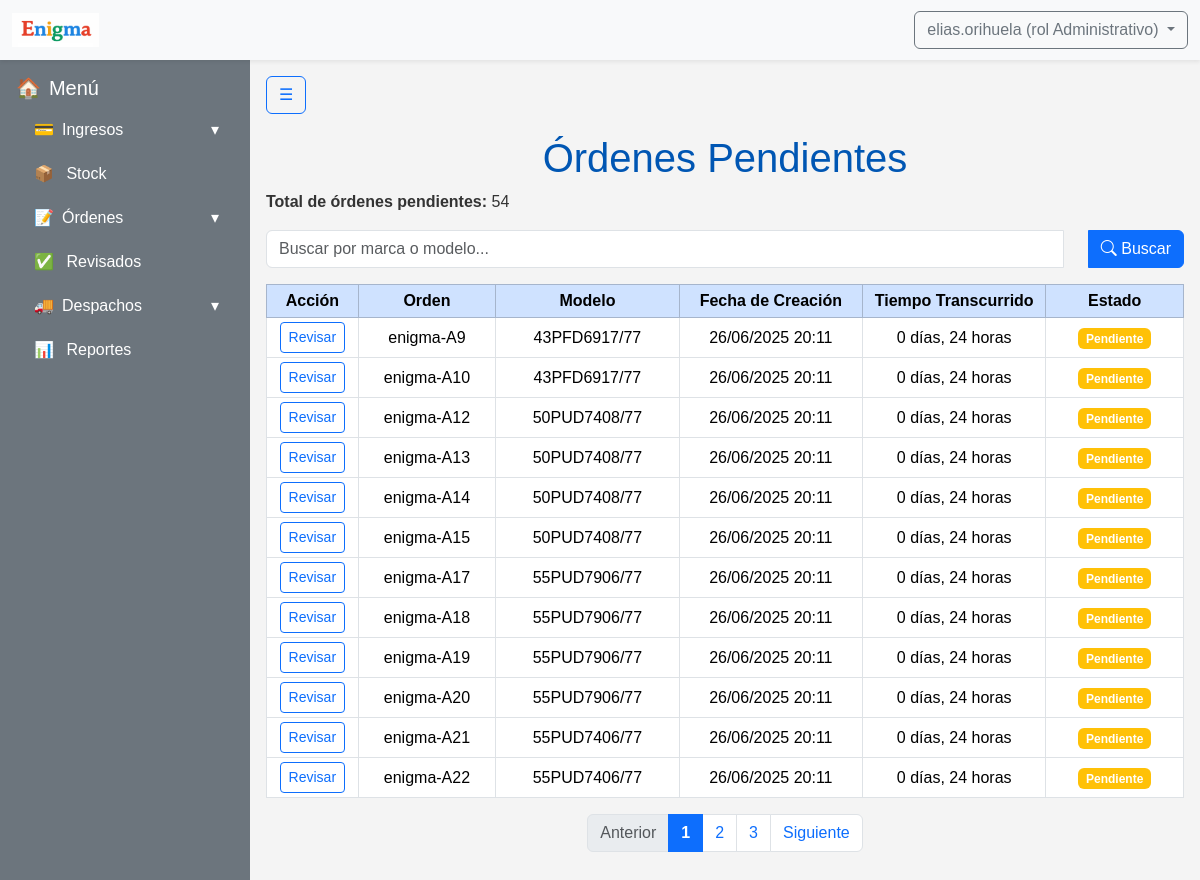
Screenshot of /ordenes/pendientes/ (signed in) with the database file from the repository.
### apps/usuarios/models.py (models this page shows, shortened)
class Usuarios(AbstractBaseUser):
    username = models.CharField('Nombre de usuario', unique= True, max_length=60)
    email = models.EmailField('Correo electronico', max_length=254, unique= True)
    nombre = models.CharField(max_length=50)
    apellido = models.CharField(max_length=50)
    rol = models.ForeignKey(Roles, on_delete=models.CASCADE)
    activo = models.BooleanField(default=True)
    is_admin = models.BooleanField(default = False)
    is_superuser = models.BooleanField(default=False)
    is_staff = models.BooleanField(default=False)
    objects = UsuariosManager()
    USERNAME_FIELD = 'username'
    REQUIRED_FIELDS = ['nombre', 'apellido', 'email'] #campos necesarios para crear la cuenta por consola

class Roles(models.Model):
    id = models.AutoField(primary_key=True)
    nombre = models.CharField(max_length=50)
    def __str__(self):
        return self.nombre

### apps/ingresos/models.py (models this page shows, shortened)
class Productos(models.Model):
    id = models.AutoField(primary_key=True)
    marca = models.CharField(max_length=30)
    modelo = models.CharField(max_length=50, unique=True)

### apps/ordenes/models.py (models this page shows, shortened)
class Ordenes(ModeloBaseConUsuario):  # HEREDA el usuario y el save()
    remito_id = models.ForeignKey('ingresos.Remitos', on_delete=models.CASCADE)
    equipo_id = models.ForeignKey('Equipos', on_delete=models.CASCADE)
    estado_id = models.ForeignKey('Estados', on_delete=models.CASCADE)
    falla_detectada = models.CharField(max_length=50, null=True, blank=True)
    reparacion = models.CharField(max_length=50, null=True, blank=True)
    fecha_revision = models.DateTimeField(null=True, blank=True)
    editado_por = models.ForeignKey(
        User, on_delete=models.SET_NULL, null=True, blank=True, related_name='ordenes_editadas'
    )
    palletizado_por = models.ForeignKey(
        User, on_delete=models.SET_NULL, null=True, blank=True, related_name='ordenes_palletizadas'
    )
    orden_activa = models.BooleanField(default=True)
    fecha_creacion = models.DateTimeField(auto_now_add=True)
    modificacion_id = models.ForeignKey('HistorialOrdenes', on_delete=models.CASCADE, null=True, blank=True)
    destino = models.ForeignKey('Destinos', on_delete=models.CASCADE, null=True, blank=True)
    equipo_palletizado = models.BooleanField(default=False)

class Estados(models.Model):
    nombre_estado = models.CharField(max_length=30)

### apps/ordenes/views.py (the view)
# urls.py: path('pendientes/', login_required(OrdenesPendientesListView.as_view()), name='ordenes_pendientes'),
class OrdenesPendientesListView(LoginRequiredMixin, ListView):
    model = Ordenes
    template_name = 'ordenes/ordenes_pendientes.html'
    context_object_name = 'ordenes'
    paginate_by = 12    # ✅ Paginación: 12 por página
    def get_queryset(self):
        queryset = Ordenes.objects.select_related(
            'equipo_id__producto_id', 'estado_id'
        ).filter(estado_id__nombre_estado='Pendiente')
        buscar = self.request.GET.get('buscar', '').strip()
        if buscar:
            queryset = queryset.filter(
                models.Q(equipo_id__producto_id__modelo__icontains=buscar) |
                models.Q(equipo_id__producto_id__marca__icontains=buscar)
            )
        return queryset
    def get_context_data(self, **kwargs):
        context = super().get_context_data(**kwargs)
        datos_ordenes = []
        for orden in context['ordenes']:
            datos_ordenes.append({
                'id': orden.id,
                'modelo': orden.equipo_id.producto_id.modelo,
                'fecha_creacion': orden.fecha_creacion,
                'tiempo_transcurrido': now() - orden.fecha_creacion,
                'estado': orden.estado_id.nombre_estado,
            })
        context['ordenes'] = datos_ordenes
        context['total_ordenes'] = Ordenes.objects.filter(estado_id__nombre_estado='Pendiente').count()
        context['buscar'] = self.request.GET.get('buscar', '')
        return context

### apps/ordenes/templates/ordenes/ordenes_pendientes.html (shortened to what this page needs)
{% extends 'base.html' %}
{% block content %}
<h1 class="mt-3 my-2">Órdenes Pendientes</h1>
<p><strong>Total de órdenes pendientes:</strong> {{ total_ordenes }}</p>
<div>
    <form method="get" class="mb-3">
        <div class="input-group">
            <input type="text" name="buscar" class="form-control" placeholder="Buscar por marca o modelo..." value="{{ buscar }}">
            <button class="btn btn-primary ms-4 ms-1" type="submit">
                <i class="bi bi-search"></i> Buscar
            </button>
        </div>
    </form>
</div>
<div class="table-responsive">
    <table class="table table-bordered table-hover table-sm align-middle text-center w-100">
        <thead class="table-primary">
            <tr>
                <th style="width: 10%;">Acción</th>
                <th style="width: 15%;">Orden</th>
                <th style="width: 20%;">Modelo</th>
                <th style="width: 20%;">Fecha de Creación</th>
                <th style="width: 20%;">Tiempo Transcurrido</th>
                <th style="width: 15%;">Estado</th>
            </tr>
        </thead>
        <tbody>
            {% for orden in ordenes %}
            <tr>
                <td>
                    <a href="{% url 'revisar_orden' orden.id %}" class="btn btn-outline-primary btn-sm">Revisar</a>
                </td>
                <td>enigma-A{{ orden.id }}</td>
                <td>{{ orden.modelo }}</td>
                <td>{{ orden.fecha_creacion|date:"d/m/Y H:i" }}</td>
                <td>
                    {% with orden.tiempo_transcurrido as t %}
                        {{ t.days }} días,
                        {% widthratio t.seconds 3600 1 %} horas
                    {% endwith %}
                </td>
                <td>
                    <span class="badge bg-warning">{{ orden.estado }}</span>
                </td>
            </tr>
            {% empty %}
            <tr>
                <td colspan="5" class="text-muted">No hay órdenes pendientes.</td>
            </tr>
            {% endfor %}
        </tbody>
    </table>
    <nav aria-label="Paginación">
    <ul class="pagination justify-content-center">
        {% if page_obj.has_previous %}
        <li class="page-item">
            <a class="page-link" href="?page={{ page_obj.previous_page_number }}">Anterior</a>
        </li>
        {% else %}
        <li class="page-item disabled"><span class="page-link">Anterior</span></li>
        {% endif %}
        {% for num in page_obj.paginator.page_range %}
        {% if page_obj.number == num %}
            <li class="page-item active"><span class="page-link">{{ num }}</span></li>
        {% elif num > page_obj.number|add:'-3' and num < page_obj.number|add:'3' %}
            <li class="page-item"><a class="page-link" href="?page={{ num }}">{{ num }}</a></li>
        {% endif %}
        {% endfor %}
        {% if page_obj.has_next %}
        <li class="page-item">
            <a class="page-link" href="?page={{ page_obj.next_page_number }}">Siguiente</a>
        </li>
        {% else %}
        <li class="page-item disabled"><span class="page-link">Siguiente</span></li>
        {% endif %}
    </ul>
    </nav>
</div>
{% endblock %}

### templates/includes/header.html (shortened to what this page needs)
{% load static %}
<nav class="navbar navbar-expand-lg navbar-light bg-light shadow-sm">
  <div class="container-fluid">
    <a class="navbar-brand d-flex align-items-center" href="{% url 'core:dashboard' %}">
      <div class="card-header"><img class="logo_form" src="{% static 'img/logo_form.png' %}" alt=""></div>
    </a>
    <div class="d-flex ms-auto">
      {% if user.is_authenticated %}
        <div class="dropdown">
          <a class="btn btn-outline-secondary dropdown-toggle" href="#" role="button" id="dropdownUser" data-bs-toggle="dropdown" aria-expanded="false">
            {{ user.username }} (rol {{ user.rol }})
          </a>
        </div>
      {% else %}
        <a href="{% url 'usuarios:register' %}" class="btn btn-outline-primary me-2">Registrarse</a>
        <a href="{% url 'usuarios:login' %}" class="btn btn-outline-success">Login</a>
      {% endif %}
    </div>
  </div>
</nav>

### static/css/style.css (style rules this page uses)
.card-header > img { height: 34px; }
.active { background-color: #343a40 !important; font-weight: bold; border-radius: 0.25rem; }
body { font-family: Arial, sans-serif; background-color: #f4f4f4; color: #333; }
h1, h2 { text-align: center; color: #0056b3; margin-bottom: 25px; }

### rows the page displays
Usuarios: username "elias.orihuela", rol "Administrativo"
Productos: modelo "43PFD6917/77" "43PFD6917/77"
Ordenes: fecha_creacion "26/06/2025 20:11"
Estados: estado "Pendiente" "Pendiente" "Pendiente" "Pendiente" "Pendiente" "Pendiente" "Pendiente" "Pendiente" "Pendiente" "Pendiente" "Pendiente" "Pendiente"
Ordenes: fecha_creacion "26/06/2025 20:11"
Productos: modelo "50PUD7408/77" "50PUD7408/77" "50PUD7408/77" "50PUD7408/77"
Ordenes: fecha_creacion "26/06/2025 20:11"
Ordenes: fecha_creacion "26/06/2025 20:11"
Ordenes: fecha_creacion "26/06/2025 20:11"
Ordenes: fecha_creacion "26/06/2025 20:11"
Productos: modelo "55PUD7906/77" "55PUD7906/77" "55PUD7906/77" "55PUD7906/77"
Ordenes: fecha_creacion "26/06/2025 20:11"
Ordenes: fecha_creacion "26/06/2025 20:11"
Ordenes: fecha_creacion "26/06/2025 20:11"
Ordenes: fecha_creacion "26/06/2025 20:11"
Productos: modelo "55PUD7406/77" "55PUD7406/77"
Ordenes: fecha_creacion "26/06/2025 20:11"
Ordenes: fecha_creacion "26/06/2025 20:11"

### other values shown
{{ total_ordenes }} "54"
{{ orden.id }} "9" "10" "12" "13" "14" "15" "17" "18" "19" "20" "21" "22"
{{ t.days }} "0" "0" "0" "0" "0" "0" "0" "0" "0" "0" "0" "0"
{{ num }} "1"
{{ num }} "2" "3"
